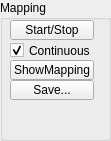
   <widget class="QGroupBox" name="map_group">
    <property name="geometry">
     <rect>
      <x>570</x>
      <y>420</y>
      <width>111</width>
      <height>141</height>
     </rect>
    </property>
    <property name="title">
     <string>Mapping</string>
    </property>
    <widget class="QPushButton" name="automap_chkbtn">
     <property name="geometry">
      <rect>
       <x>10</x>
       <y>20</y>
       <width>84</width>
       <height>20</height>
      </rect>
     </property>
     <property name="text">
      <string>Start/Stop</string>
     </property>
     <property name="checkable">
      <bool>true</bool>
     </property>
    </widget>
    <widget class="QPushButton" name="showmap_btn">
     <property name="geometry">
      <rect>
       <x>10</x>
       <y>60</y>
       <width>84</width>
       <height>20</height>
      </rect>
     </property>
     <property name="text">
      <string>ShowMapping</string>
     </property>
    </widget>
    <widget class="QCheckBox" name="automap_cont_chk">
     <property name="geometry">
      <rect>
       <x>10</x>
       <y>40</y>
       <width>81</width>
       <height>21</height>
      </rect>
     </property>
     <property name="text">
      <string>Continuous</string>
     </property>
     <property name="checked">
      <bool>true</bool>
     </property>
    </widget>
    <widget class="QPushButton" name="savemap_btn">
     <property name="geometry">
      <rect>
       <x>10</x>
       <y>80</y>
       <width>84</width>
       <height>20</height>
      </rect>
     </property>
     <property name="text">
      <string>Save...</string>
     </property>
    </widget>
   </widget>
